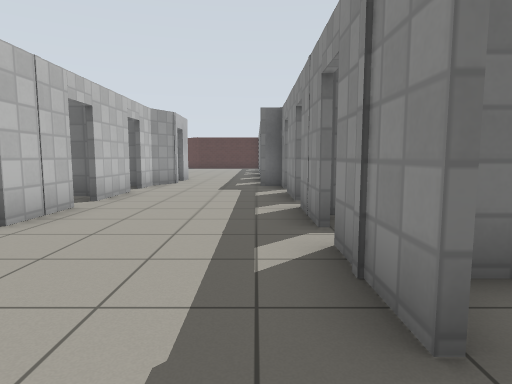
View 1 (above)

20 first-person views from a walk through a robot-simulator world made for Gazebo. The camera is 0.94 m above the floor, tilts 6° down and sees 75° across. The floor is counted in squares, 1 m on a side. Each view is taken from the middle of a square. On the plan, view 1 faces up. The plan holds only what a view shows up to about 12 squares ahead; the rest is blank. Gazebo's built-in surfaces are drawn with simple patterns.

View 2
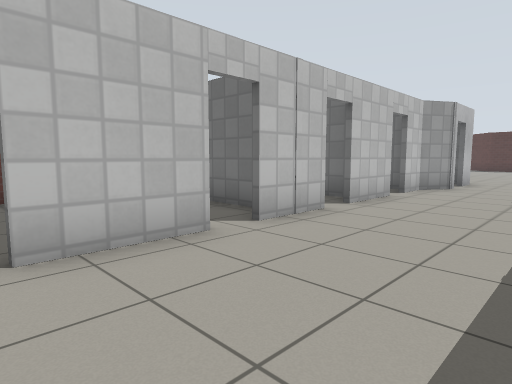

View 3
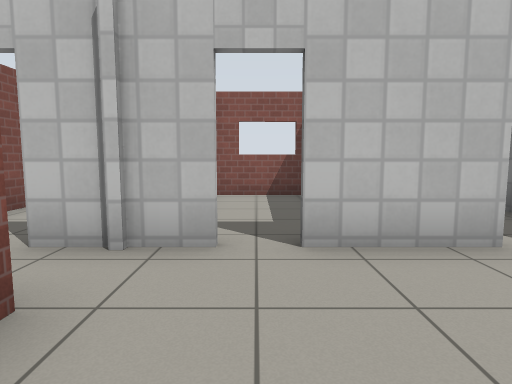

View 4
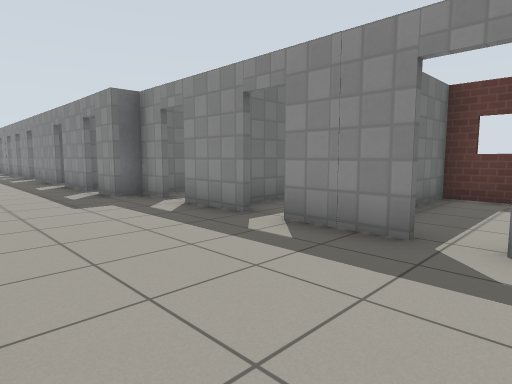

View 5
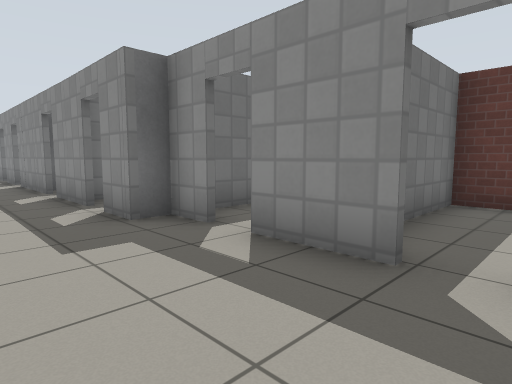

View 6
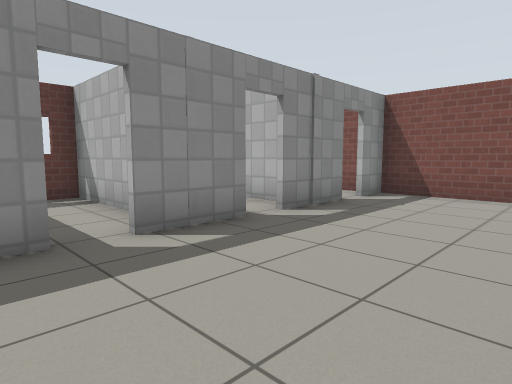

View 7
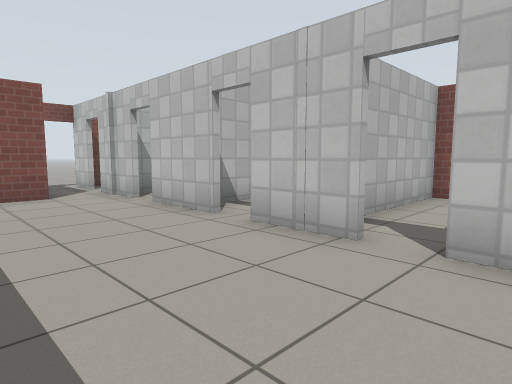

View 8
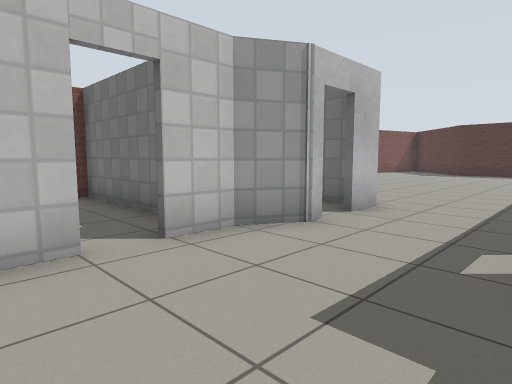

View 9
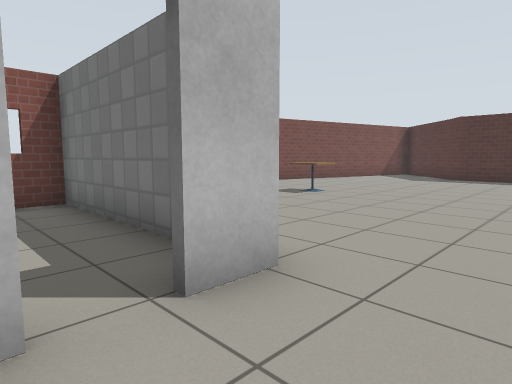

View 10
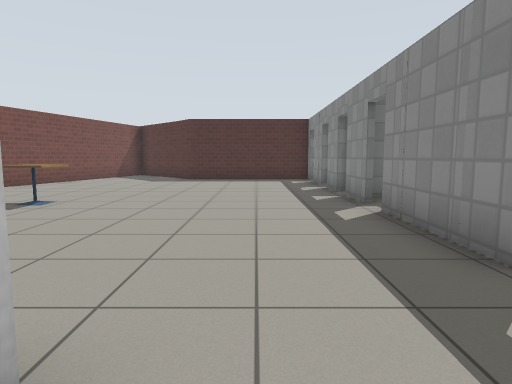

View 11
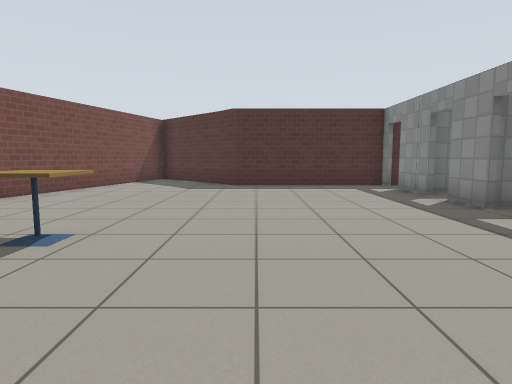

View 12
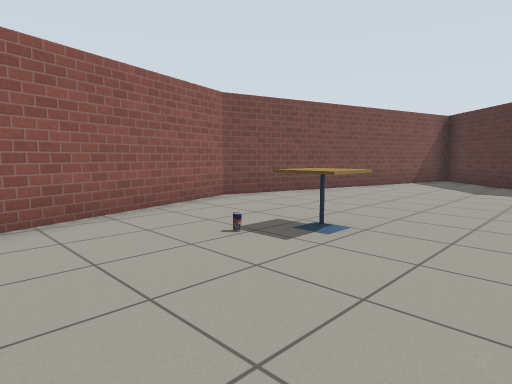

View 13
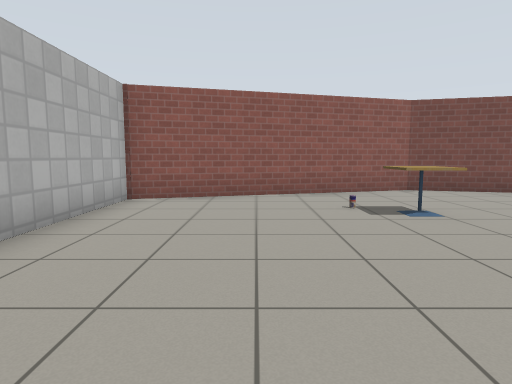

View 14
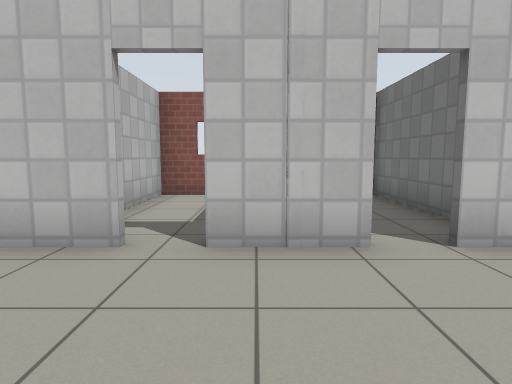

View 15
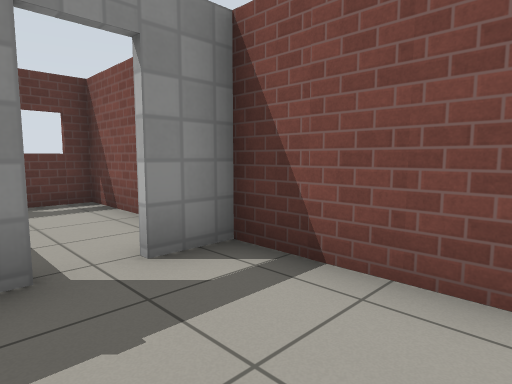

View 16
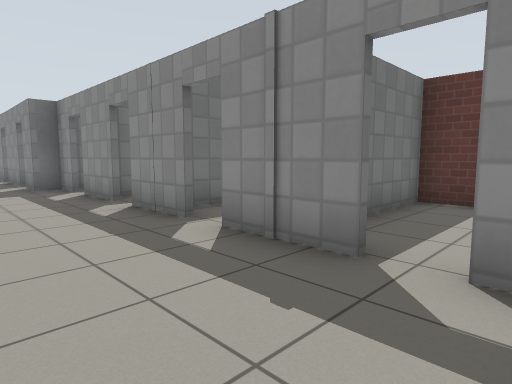

View 17
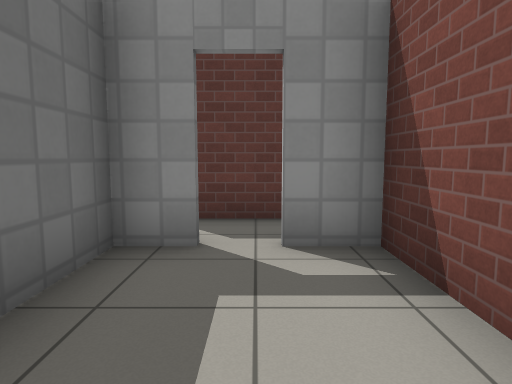

View 18
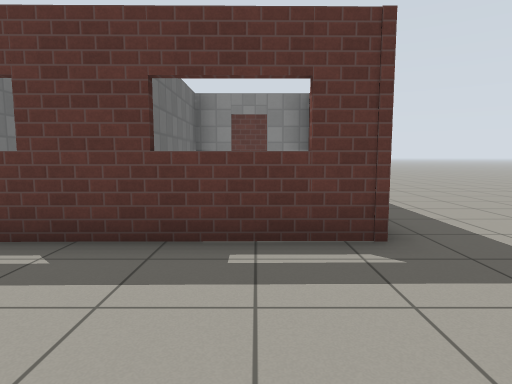

View 19
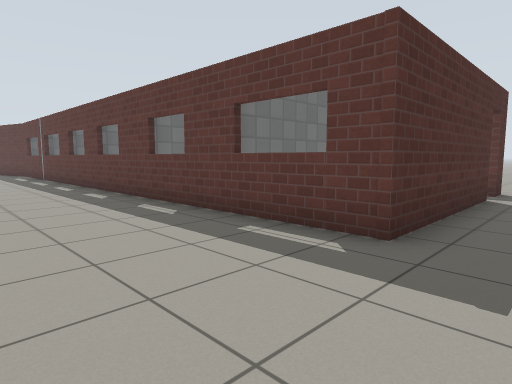

View 20
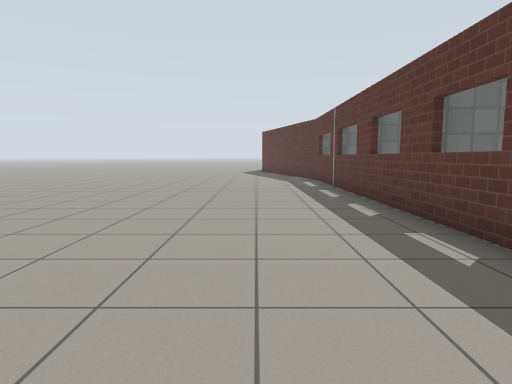

### Floor plan
Points are (right, up) in squares from view 1. A wall is a line through its corners. A room is listed if a view was taken in it or the views show most of it. See-through windows are left out.
Room 1 (views 1, 2, 3, 4, 5, 6, 7, 8, 9, 10, 14, 15, 16)
walls: (0.8, 7.1) (0.8, 9); (-3.4, 6.2) (-3.4, 4.4); (0.8, 4.4) (0.8, 6.3); (-3.4, 3.6) (-3.4, 1.4); (-3.4, 9.1) (-3.4, 7); (0.8, 9.8) (0.8, 10.8) (0.2, 10.8) (0.2, 11.9); (0.8, 1.4) (0.8, 3.5); (-3.4, 0.6) (-3.4, -1.4); (-2, -0.5) (0.8, -0.5) (0.8, 0.6); (-2.9, 12.4) (-2.9, 11.9) (-3.4, 11) (-3.4, 9.9); (0.2, 12.7) (0.2, 14.9); (-2.9, 14.2) (-2.9, 13.1); (-2, -3.3) (-2, -1.1)
ways out: opening at (-1.5, 15) to room 2; open door at (-3.3, -2.3) to room 3; open door at (1, 1) to room 5; open door at (-3.5, 1) to room 6; open door at (1, 6.5) to room 7; open door at (-3.5, 4) to room 8; open door at (-3.5, 9.5) to room 9; open door at (1, 4) to room 10; open door at (-3.5, 6.5); open door at (-3, 13); open door at (0, 12.5); open door at (1, 9.5)
Room 2 (views 11, 12, 13)
walls: (0.2, 22) (0.2, 23.2); (0.2, 19.6) (0.2, 21.1); (0.2, 24.1) (0.2, 25.9); (-5.3, 27.7) (-7.4, 29.8); (0.2, 15.6) (0.2, 18.9); (0.2, 27.1) (-4.8, 27.1) (-5.4, 27.8); (-8.4, 28.9) (-10.4, 21.3) (-8.4, 14.1) (-4.6, 14.1)
ways out: opening at (-1.5, 15) to room 1; open door at (0, 15); open door at (0, 19); open door at (0, 22.5); open door at (0, 26)
objects: drink can (-7, 19); cafe table (-7, 20) to (-6, 20)
Room 3 (view 17)
walls: (-6.3, -3.3) (-3.6, -3.3) (-3.6, -2.3); (-3.6, -1.5) (-3.6, -0.5) (-7.9, -0.5)
ways out: open door at (-3.3, -2.3) to room 1
Room 4 (views 18, 19, 20)
walls: (-3.4, -3.5) (-8.3, -3.5) (-8.5, 12); (-1.8, -3.5) (-2.6, -3.5)
ways out: opening at (-1.5, -4.5)
Room 5 (no view inside)
walls: (1.5, -0.5) (5.3, -0.5) (5.3, 3); (5.4, 2.5) (1.6, 2.5)
ways out: open door at (1, 1) to room 1
Room 6 (no view inside)
walls: (-5.6, 2.5) (-8, 2.5); (-8.3, 3.8) (-8.2, -0.1)
ways out: open door at (-3.5, 1) to room 1
Room 7 (no view inside)
walls: (2.6, 5.5) (5.4, 5.5); (5.3, 4.9) (5.3, 7.9) (1.3, 7.9)
ways out: open door at (1, 6.5) to room 1
Room 8 (no view inside)
walls: (-4.4, 5.3) (-8.2, 5.3); (-8.2, 2.7) (-4.2, 2.7)
ways out: open door at (-3.5, 4) to room 1
Room 9 (no view inside)
walls: (-3.8, 10.9) (-8.5, 10.9)
ways out: open door at (-3.5, 9.5) to room 1
Room 10 (no view inside)
walls: (1.6, 2.7) (2.8, 2.7); (5.3, 3) (5.3, 4.9); (5.4, 5.3) (1.1, 5.3)
ways out: open door at (1, 4) to room 1

Where each view was taken, in squares from view 1:
view 1: 0 up, 0 right, facing up
view 2: 1 up, 0 right, facing up-left
view 3: 1 up, 0 right, facing left
view 4: 3 up, 3 left, facing up-right
view 5: 6 up, 2 left, facing up-right
view 6: 8 up, 3 left, facing down-right
view 7: 8 up, 0 right, facing down-left
view 8: 8 up, 0 right, facing up-left
view 9: 12 up, 1 left, facing up-left
view 10: 13 up, 2 left, facing up
view 11: 16 up, 4 left, facing up
view 12: 16 up, 4 left, facing up-left
view 13: 17 up, 1 left, facing left
view 14: 5 up, 0 right, facing left
view 15: 2 up, 2 left, facing down-right
view 16: 0 up, 2 left, facing up-right
view 17: 2 down, 7 left, facing right
view 18: 2 down, 12 left, facing right
view 19: 5 down, 12 left, facing up-right
view 20: 0 up, 11 left, facing up
